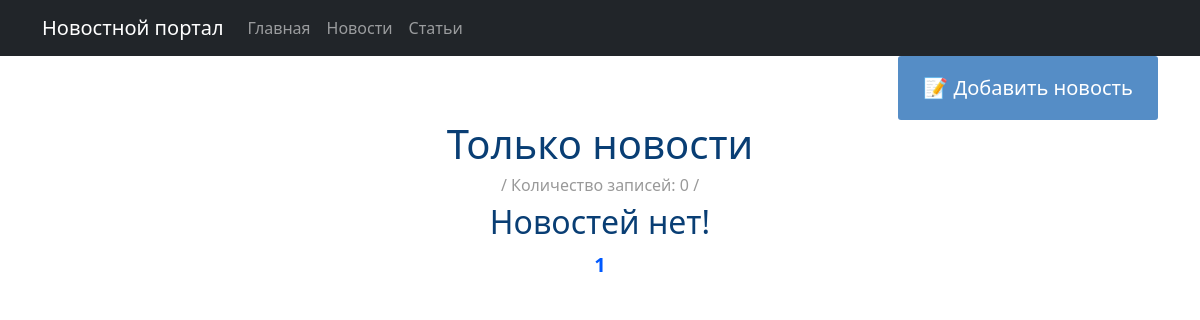
Before: /news/ with the older database file.
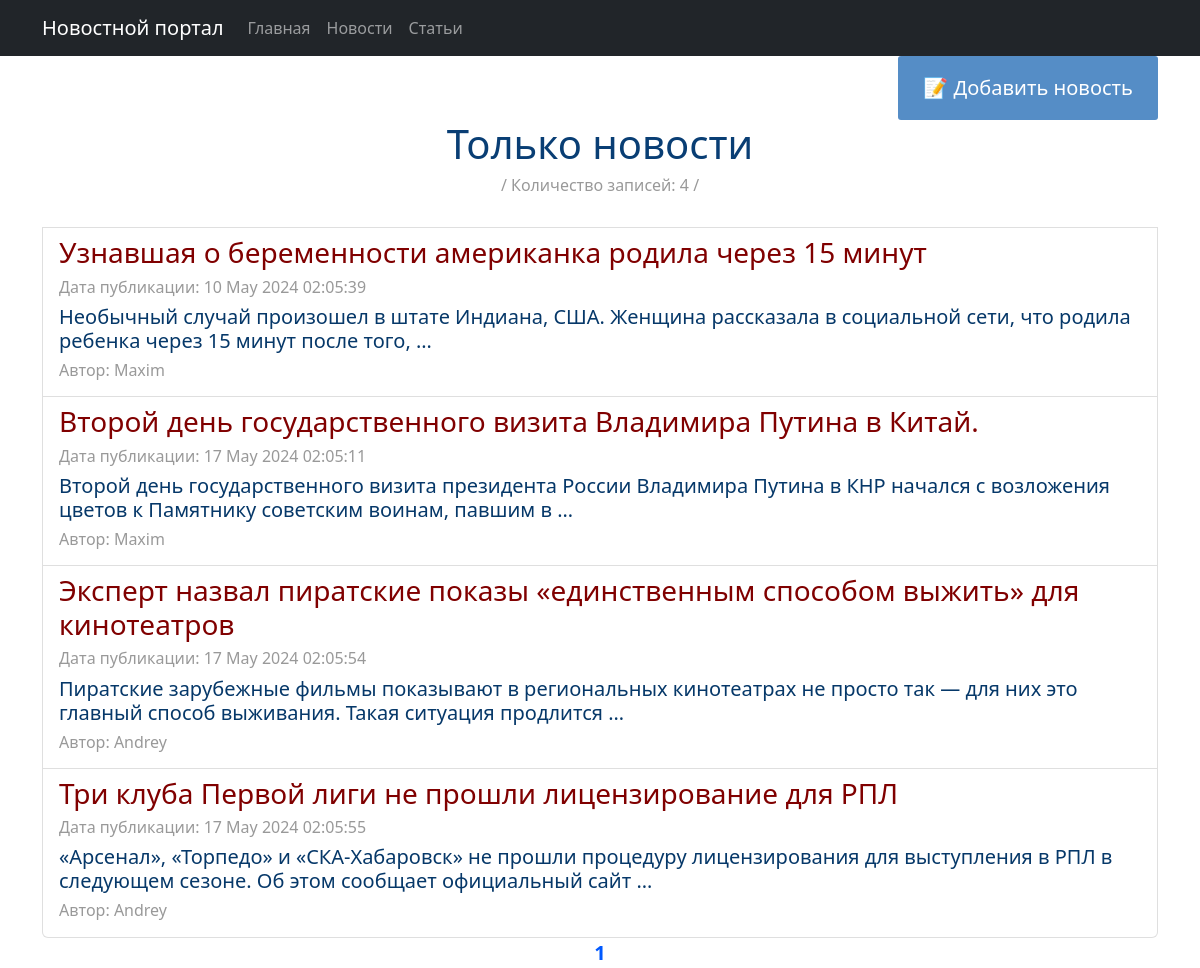
After: the same page with the newer database file.
### news/models.py (models this page shows, shortened)
class Post(models.Model):
    categor = [
        ('AR', 'Статья'),
        ('NE', 'Новость'),
    ]
    type = models.CharField(max_length=8, choices=categor, default='AR')
    user = models.ForeignKey(Author, on_delete=models.CASCADE, related_name='post')
    category = models.ManyToManyField(Category, through='PostCategory')
    date = models.DateTimeField(auto_now_add=True)
    title = models.CharField(max_length=256)
    text = models.TextField()
    rating = models.SmallIntegerField(default=0)

class Author(models.Model):
    user = models.OneToOneField(User, on_delete=models.CASCADE)
    rating = models.SmallIntegerField(default=0)

### news/views.py (the view)
# urls.py: path('news/', NewsList.as_view(), name='news_list'),
class NewsList(ListView):
    model = Post
    ordering = '-date'
    template_name = 'news.html'
    context_object_name = 'news'
    paginate_by = 4
    def get_queryset(self):
        return Post.objects.filter(type='NE')

### news/templatetags/custom_filters.py (called while the page is built)
@register.filter()
def length(value):
    return len(value)

### templates/news.html (shortened to what this page needs)
{% extends 'flatpages/default.html' %}
{% load custom_filters %}
{% load custom_tags %}
{% block content %}
<div class="flex-container">
    <a href="create/" class="btn">📝 Добавить новость</a>
</div>
<h1>Только новости</h1>
<h6><span
        style="color: #999999;">/ Количество записей: {{news|length}} /</span></h6>
{% if news %}
<div class="list-group">
    <br>
    {% for new in news %}
    <a href="{{ new.id }}" class="list-group-item list-group-item-action">
        <h3 style="text-align: left;"><span
                style="color: #800000;">{{ new.title }}</span></h3>
        <h6 style="text-align: left;"><span
                style="color: #999999;">Дата публикации: {{ new.date |date:'d M Y h:m:s'}}</span></h6>
        <h5 style="text-align: left;">{{ new.text | truncatewords:20 }}</h5>
        <h6 style="text-align: left;"><span
                style="color: #999999;">Автор: {{ new.user.user }}</span></h6>
    </a>
    {% endfor %}
</div>
{% else %}
<h2>Новостей нет!</h2>
{% endif %}
<a style="font-size: 20px;"><b>{{ page_obj.number }}</b></a>
{% endblock content %}

Changed rows visible on the page:
now on this page (row edited): Post: title "Узнавшая о беременности американка родила через 15 минут", date "10 May 2024 02:05:39", text "Необычный случай произошел в штате Индиана, США. Женщина рассказала в социальной сети, что родила ребенка через 15 минут после того, …", user.user "Maxim"
added Post: title "Второй день государственного визита Владимира Путина в Китай.", date "17 May 2024 02:05:11", text "Второй день государственного визита президента России Владимира Путина в КНР начался с возложения цветов к Памятнику советским воинам, павшим в …", user.user "Maxim"
added Post: title "Эксперт назвал пиратские показы «единственным способом выжить» для кинотеатров", date "17 May 2024 02:05:54", text "Пиратские зарубежные фильмы показывают в региональных кинотеатрах не просто так — для них это главный способ выживания. Такая ситуация продлится …", user.user "Andrey"
added Post: title "Три клуба Первой лиги не прошли лицензирование для РПЛ", date "17 May 2024 02:05:55", text "«Арсенал», «Торпедо» и «СКА-Хабаровск» не прошли процедуру лицензирования для выступления в РПЛ в следующем сезоне. Об этом сообщает официальный сайт …", user.user "Andrey"
Other visible differences:
{{ news|length }}: "0" → "4"
text no longer shown: "Новостей нет!"
